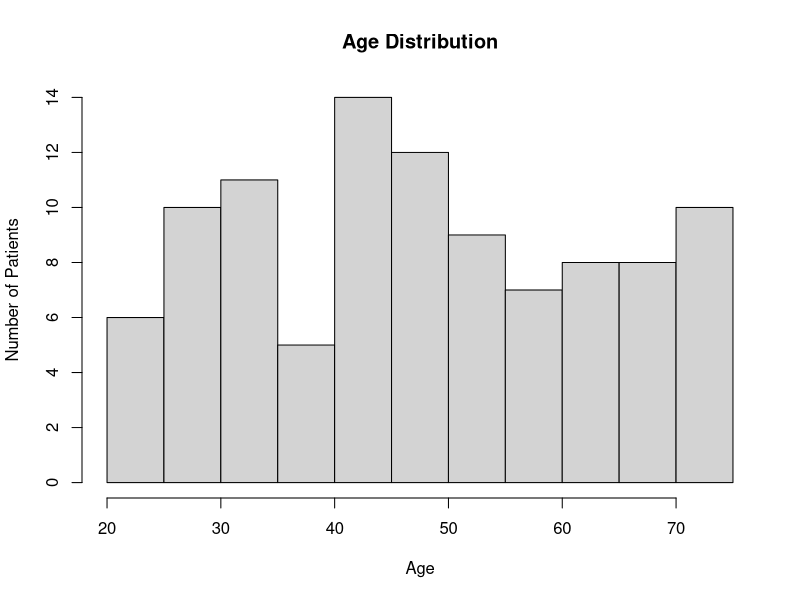
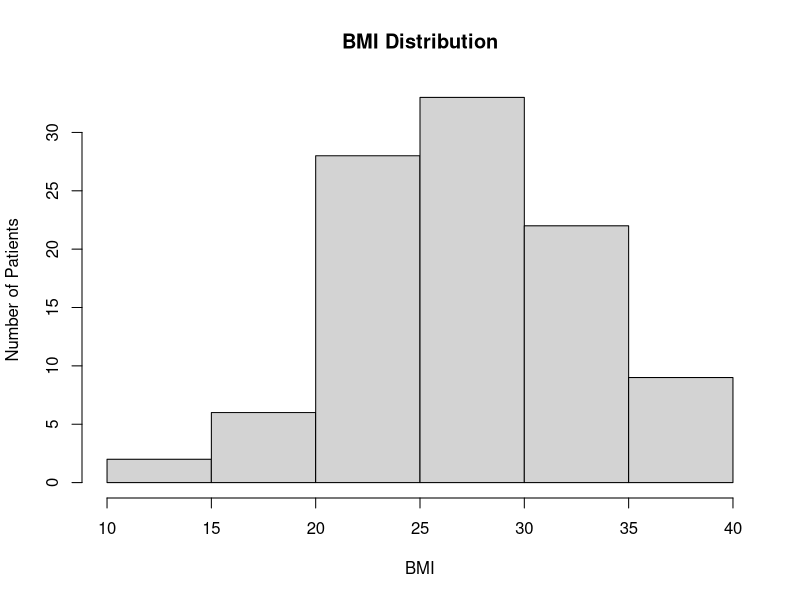
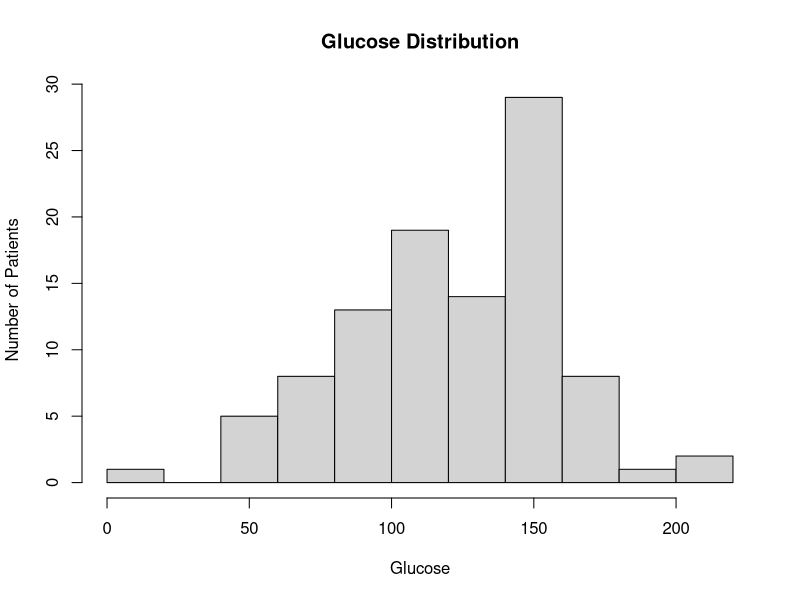
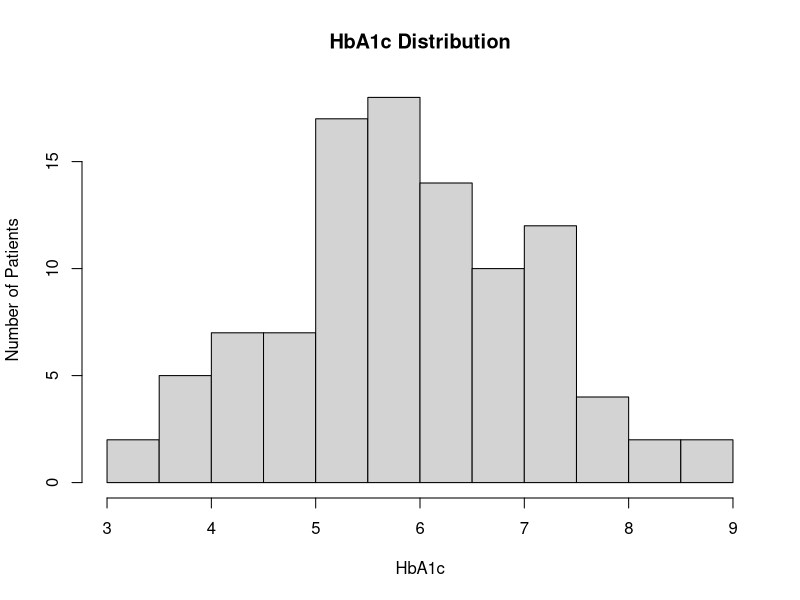
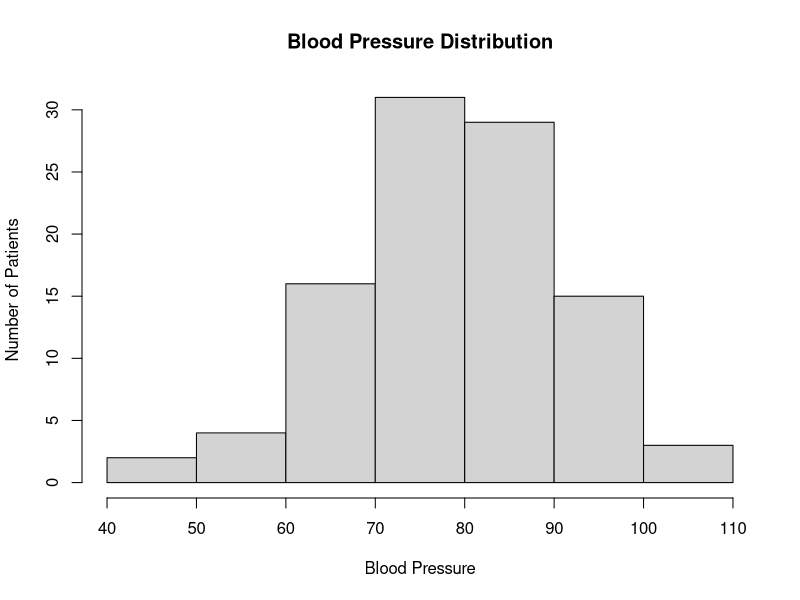
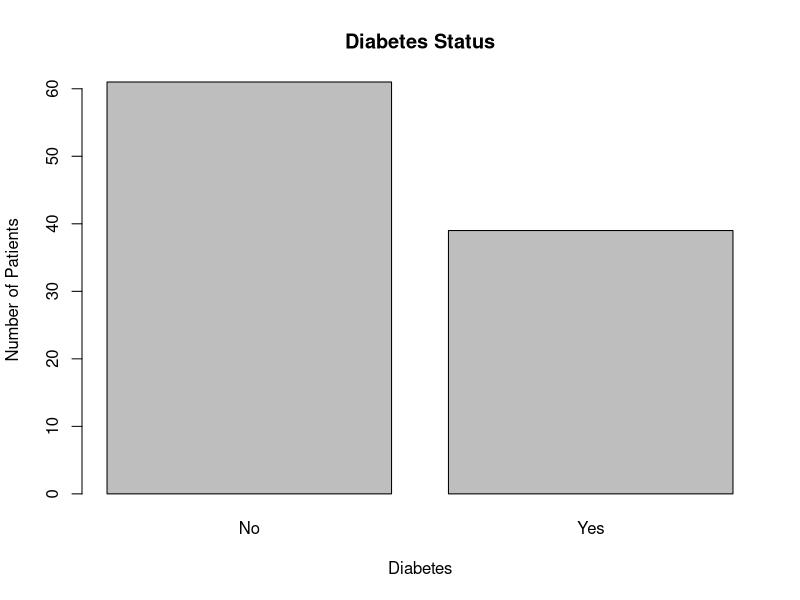
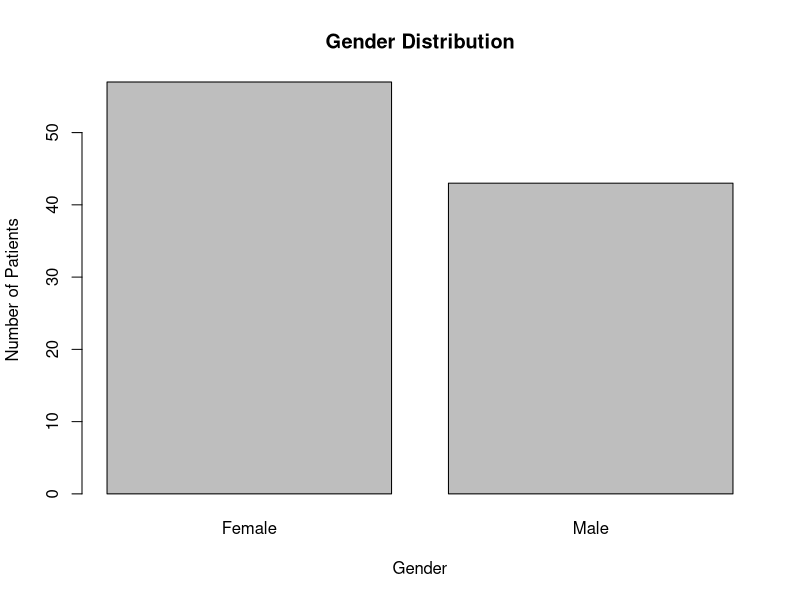
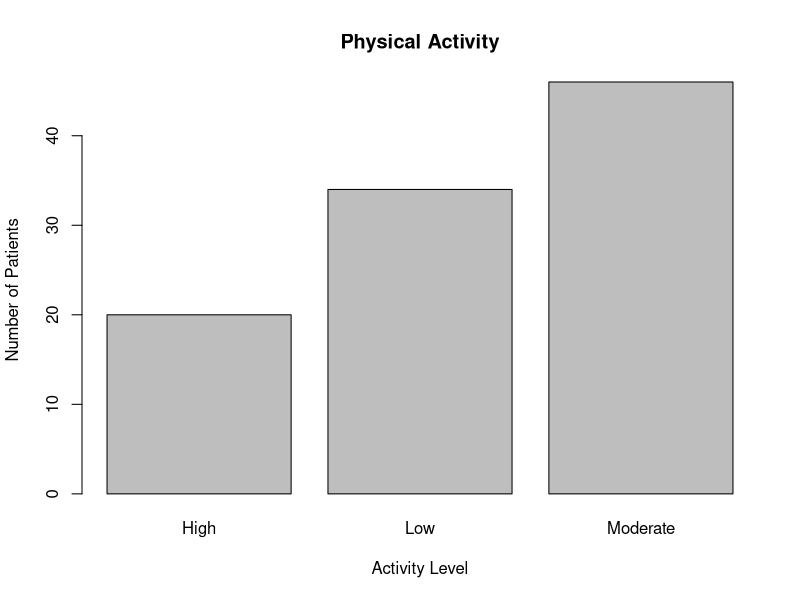

The R script that drew these images, in order:

# Create healthcare dataset
set.seed(123)

df <- data.frame(
  Patient_ID = 1:100,
  Age = sample(20:75, 100, replace = TRUE),
  Gender = sample(c("Male", "Female"), 100, replace = TRUE),
  BMI = round(rnorm(100, mean = 27, sd = 5), 1),
  Glucose = round(rnorm(100, mean = 125, sd = 35)),
  Blood_Pressure = round(rnorm(100, mean = 80, sd = 12)),
  Cholesterol = round(rnorm(100, mean = 195, sd = 35)),
  Insulin = round(rnorm(100, mean = 100, sd = 45)),
  Physical_Activity = sample(
    c("Low", "Moderate", "High"),
    100,
    replace = TRUE,
    prob = c(0.3, 0.5, 0.2)
  ),
  Smoking = sample(c("Yes", "No"), 100, replace = TRUE),
  Family_History = sample(c("Yes", "No"), 100, replace = TRUE),
  HbA1c = round(rnorm(100, mean = 6.0, sd = 1.2), 1),
  Diabetes = sample(
    c("Yes", "No"),
    100,
    replace = TRUE,
    prob = c(0.35, 0.65)
  )
)

# View dataset
View(df)

# Display first rows
head(df)

# Display last rows
tail(df)

# Check dataset dimensions
dim(df)

# Check number of rows
nrow(df)

# Check number of columns
ncol(df)

# Display column names
names(df)

# Check dataset structure
str(df)

# Check data types
sapply(df, class)

# Generate summary statistics
summary(df)

# Check missing values
colSums(is.na(df))

# Check total missing values
sum(is.na(df))

# Check duplicate rows
sum(duplicated(df))

# Display duplicate rows
df[duplicated(df), ]

# Check unique genders
unique(df$Gender)

# Check unique activity levels
unique(df$Physical_Activity)

# Check unique smoking values
unique(df$Smoking)

# Check unique family history values
unique(df$Family_History)

# Check unique diabetes values
unique(df$Diabetes)

# Count gender
table(df$Gender)

# Count physical activity levels
table(df$Physical_Activity)

# Count smoking status
table(df$Smoking)

# Count family history
table(df$Family_History)

# Count diabetes status
table(df$Diabetes)

# Calculate gender percentages
prop.table(table(df$Gender)) * 100

# Calculate diabetes percentages
prop.table(table(df$Diabetes)) * 100

# Calculate activity percentages
prop.table(table(df$Physical_Activity)) * 100

# Calculate average age
mean(df$Age)

# Calculate median age
median(df$Age)

# Find minimum age
min(df$Age)

# Find maximum age
max(df$Age)

# Calculate average BMI
mean(df$BMI)

# Calculate median BMI
median(df$BMI)

# Find minimum BMI
min(df$BMI)

# Find maximum BMI
max(df$BMI)

# Calculate average glucose
mean(df$Glucose)

# Calculate median glucose
median(df$Glucose)

# Find minimum glucose
min(df$Glucose)

# Find maximum glucose
max(df$Glucose)

# Calculate average blood pressure
mean(df$Blood_Pressure)

# Calculate median blood pressure
median(df$Blood_Pressure)

# Calculate average cholesterol
mean(df$Cholesterol)

# Calculate median cholesterol
median(df$Cholesterol)

# Calculate average insulin
mean(df$Insulin)

# Calculate median insulin
median(df$Insulin)

# Calculate average HbA1c
mean(df$HbA1c)

# Calculate median HbA1c
median(df$HbA1c)

# Calculate diabetes by gender
diabetes_gender <- table(df$Gender, df$Diabetes)

diabetes_gender

# Calculate diabetes by physical activity
diabetes_activity <- table(
  df$Physical_Activity,
  df$Diabetes
)

diabetes_activity

# Calculate diabetes by smoking
diabetes_smoking <- table(
  df$Smoking,
  df$Diabetes
)

diabetes_smoking

# Calculate diabetes by family history
diabetes_family <- table(
  df$Family_History,
  df$Diabetes
)

diabetes_family

# Load dplyr
library(dplyr)

# Calculate health summary by diabetes status
diabetes_summary <- df %>%
  group_by(Diabetes) %>%
  summarise(
    Average_Age = mean(Age),
    Average_BMI = mean(BMI),
    Average_Glucose = mean(Glucose),
    Average_Blood_Pressure = mean(Blood_Pressure),
    Average_Cholesterol = mean(Cholesterol),
    Average_Insulin = mean(Insulin),
    Average_HbA1c = mean(HbA1c),
    Patient_Count = n()
  )

diabetes_summary

# Calculate health summary by gender
gender_summary <- df %>%
  group_by(Gender) %>%
  summarise(
    Average_Age = mean(Age),
    Average_BMI = mean(BMI),
    Average_Glucose = mean(Glucose),
    Average_HbA1c = mean(HbA1c),
    Patient_Count = n()
  )

gender_summary

# Calculate health summary by activity
activity_summary <- df %>%
  group_by(Physical_Activity) %>%
  summarise(
    Average_BMI = mean(BMI),
    Average_Glucose = mean(Glucose),
    Average_HbA1c = mean(HbA1c),
    Diabetes_Count = sum(Diabetes == "Yes"),
    Patient_Count = n()
  )

activity_summary

# Calculate family history summary
family_summary <- df %>%
  group_by(Family_History) %>%
  summarise(
    Average_Glucose = mean(Glucose),
    Average_HbA1c = mean(HbA1c),
    Diabetes_Count = sum(Diabetes == "Yes"),
    Patient_Count = n()
  )

family_summary

# Calculate smoking summary
smoking_summary <- df %>%
  group_by(Smoking) %>%
  summarise(
    Average_BMI = mean(BMI),
    Average_Glucose = mean(Glucose),
    Average_HbA1c = mean(HbA1c),
    Diabetes_Count = sum(Diabetes == "Yes"),
    Patient_Count = n()
  )

smoking_summary

# Filter diabetic patients
diabetic_patients <- df %>%
  filter(Diabetes == "Yes")

diabetic_patients

# Filter non-diabetic patients
non_diabetic_patients <- df %>%
  filter(Diabetes == "No")

non_diabetic_patients

# Filter patients with high glucose
high_glucose <- df %>%
  filter(Glucose > 140)

high_glucose

# Filter patients with high BMI
high_bmi <- df %>%
  filter(BMI > 30)

high_bmi

# Filter patients with high HbA1c
high_hba1c <- df %>%
  filter(HbA1c > 6.5)

high_hba1c

# Filter patients with high blood pressure
high_blood_pressure <- df %>%
  filter(Blood_Pressure > 90)

high_blood_pressure

# Calculate BMI categories
df <- df %>%
  mutate(
    BMI_Category = case_when(
      BMI < 18.5 ~ "Underweight",
      BMI < 25 ~ "Normal",
      BMI < 30 ~ "Overweight",
      TRUE ~ "Obese"
    )
  )

# Count BMI categories
table(df$BMI_Category)

# Calculate diabetes by BMI category
bmi_diabetes <- df %>%
  group_by(BMI_Category) %>%
  summarise(
    Diabetes_Count = sum(Diabetes == "Yes"),
    Patient_Count = n(),
    Diabetes_Percentage = mean(Diabetes == "Yes") * 100
  )

bmi_diabetes

# Calculate age groups
df <- df %>%
  mutate(
    Age_Group = case_when(
      Age < 30 ~ "20-29",
      Age < 40 ~ "30-39",
      Age < 50 ~ "40-49",
      Age < 60 ~ "50-59",
      TRUE ~ "60+"
    )
  )

# Count age groups
table(df$Age_Group)

# Calculate diabetes by age group
age_diabetes <- df %>%
  group_by(Age_Group) %>%
  summarise(
    Diabetes_Count = sum(Diabetes == "Yes"),
    Patient_Count = n(),
    Diabetes_Percentage = mean(Diabetes == "Yes") * 100
  )

age_diabetes

# Select numerical columns
numeric_columns <- df[, c(
  "Age",
  "BMI",
  "Glucose",
  "Blood_Pressure",
  "Cholesterol",
  "Insulin",
  "HbA1c"
)]

# Create correlation matrix
correlation_matrix <- cor(numeric_columns)

correlation_matrix

# Calculate age and glucose correlation
cor(df$Age, df$Glucose)

# Calculate BMI and glucose correlation
cor(df$BMI, df$Glucose)

# Calculate BMI and HbA1c correlation
cor(df$BMI, df$HbA1c)

# Calculate glucose and HbA1c correlation
cor(df$Glucose, df$HbA1c)

# Calculate cholesterol and glucose correlation
cor(df$Cholesterol, df$Glucose)

# Calculate insulin and glucose correlation
cor(df$Insulin, df$Glucose)

# Plot age distribution
hist(
  df$Age,
  main = "Age Distribution",
  xlab = "Age",
  ylab = "Number of Patients"
)

# Plot BMI distribution
hist(
  df$BMI,
  main = "BMI Distribution",
  xlab = "BMI",
  ylab = "Number of Patients"
)

# Plot glucose distribution
hist(
  df$Glucose,
  main = "Glucose Distribution",
  xlab = "Glucose",
  ylab = "Number of Patients"
)

# Plot HbA1c distribution
hist(
  df$HbA1c,
  main = "HbA1c Distribution",
  xlab = "HbA1c",
  ylab = "Number of Patients"
)

# Plot blood pressure distribution
hist(
  df$Blood_Pressure,
  main = "Blood Pressure Distribution",
  xlab = "Blood Pressure",
  ylab = "Number of Patients"
)

# Plot diabetes count
barplot(
  table(df$Diabetes),
  main = "Diabetes Status",
  xlab = "Diabetes",
  ylab = "Number of Patients"
)

# Plot gender distribution
barplot(
  table(df$Gender),
  main = "Gender Distribution",
  xlab = "Gender",
  ylab = "Number of Patients"
)

# Plot activity distribution
barplot(
  table(df$Physical_Activity),
  main = "Physical Activity",
  xlab = "Activity Level",
  ylab = "Number of Patients"
)

# Plot diabetes by BMI category
barplot(
  table(df$BMI_Category, df$Diabetes),
  beside = TRUE,
  main = "Diabetes by BMI Category",
  xlab = "BMI Category",
  ylab = "Number of Patients",
  legend.text = TRUE
)

# Plot diabetes by age group
barplot(
  table(df$Age_Group, df$Diabetes),
  beside = TRUE,
  main = "Diabetes by Age Group",
  xlab = "Age Group",
  ylab = "Number of Patients",
  legend.text = TRUE
)

# Plot glucose by diabetes status
boxplot(
  Glucose ~ Diabetes,
  data = df,
  main = "Glucose by Diabetes Status",
  xlab = "Diabetes",
  ylab = "Glucose"
)

# Plot BMI by diabetes status
boxplot(
  BMI ~ Diabetes,
  data = df,
  main = "BMI by Diabetes Status",
  xlab = "Diabetes",
  ylab = "BMI"
)

# Plot HbA1c by diabetes status
boxplot(
  HbA1c ~ Diabetes,
  data = df,
  main = "HbA1c by Diabetes Status",
  xlab = "Diabetes",
  ylab = "HbA1c"
)

# Plot glucose versus HbA1c
plot(
  df$Glucose,
  df$HbA1c,
  main = "Glucose vs HbA1c",
  xlab = "Glucose",
  ylab = "HbA1c",
  pch = 19
)

# Add regression line
abline(
  lm(HbA1c ~ Glucose, data = df)
)

# Plot BMI versus glucose
plot(
  df$BMI,
  df$Glucose,
  main = "BMI vs Glucose",
  xlab = "BMI",
  ylab = "Glucose",
  pch = 19
)

# Add regression line
abline(
  lm(Glucose ~ BMI, data = df)
)

# Plot age versus glucose
plot(
  df$Age,
  df$Glucose,
  main = "Age vs Glucose",
  xlab = "Age",
  ylab = "Glucose",
  pch = 19
)

# Add regression line
abline(
  lm(Glucose ~ Age, data = df)
)

# Detect BMI outliers
boxplot(df$BMI)$out

# Detect glucose outliers
boxplot(df$Glucose)$out

# Detect blood pressure outliers
boxplot(df$Blood_Pressure)$out

# Detect cholesterol outliers
boxplot(df$Cholesterol)$out

# Detect insulin outliers
boxplot(df$Insulin)$out

# Detect HbA1c outliers
boxplot(df$HbA1c)$out

# Calculate BMI quartiles
quantile(df$BMI)

# Calculate glucose quartiles
quantile(df$Glucose)

# Calculate HbA1c quartiles
quantile(df$HbA1c)

# Save dataset
write.csv(
  df,
  "healthcare_diabetes_data.csv",
  row.names = FALSE
)

# Print completion message
print("Healthcare EDA completed successfully!")
